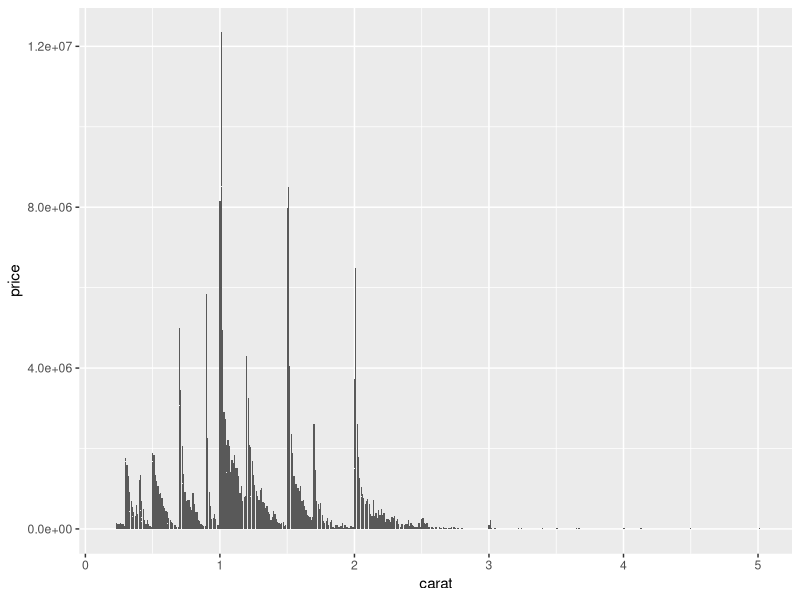

Reproduce this figure in R. (Note: this script raises an error after producing the figure.)
## ---- chunk 1
library(ggplot2)

diamonds <- ggplot2::diamonds

p <- ggplot(data = diamonds, aes(x = carat, y = price)) + 
  geom_col()
## ---- chunk 2
p
## ---- chunk 3
cols_regexp <- paste0("\\b(", paste0(names(diamonds), "", collapse = "|"), ")\\b")
unlist(regmatches(q, gregexpr(cols_regexp, q)))
strsplit(q, " ")[grep(cols_regexp, strsplit(q, ""))]


gghelp(query = "facet by carat and cut", data = diamonds)

ggplot(data = diamonds, aes(x = cut, y = price)) +
  geom_col() +
  gg_(query = "grid by carat vertical", data = diamonds)
## ---- chunk 4
data_cols <- names(diamonds)
unlist(data_cols[match(c("carat", "cut"), data_cols)])
